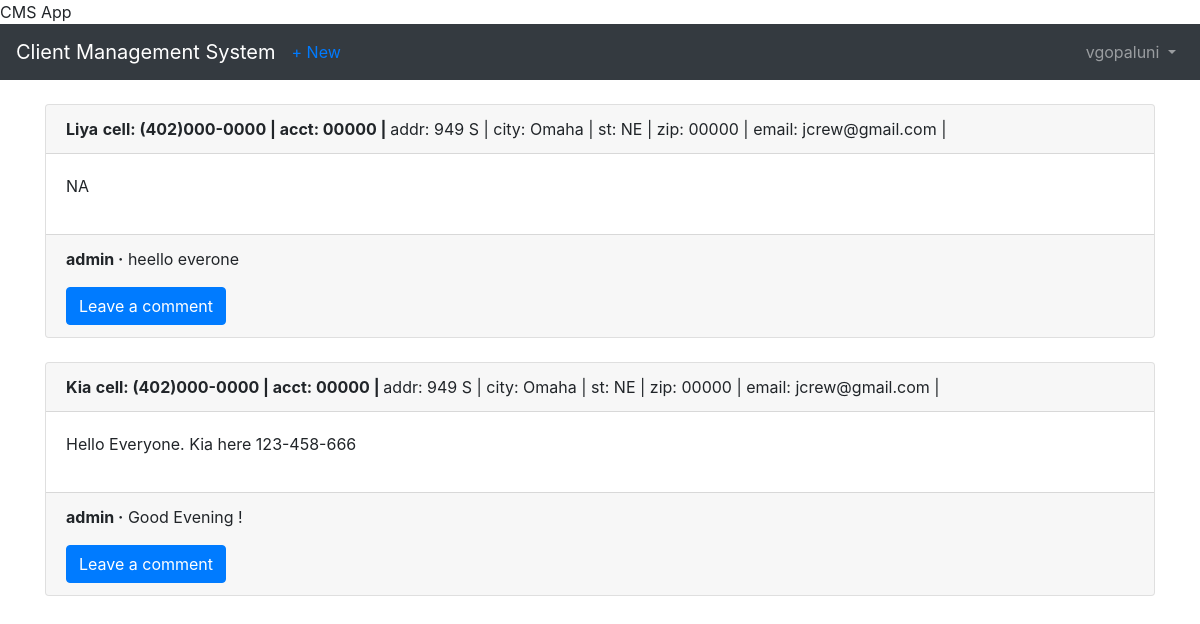
The page /clients/ (signed in) on the database its author committed.
### users/models.py (models this page shows)
class CustomUser(AbstractUser):
    department = models.CharField(max_length=50,default='',null=True, blank=True)
    employee_cell_phone = models.CharField(max_length=50,default='',null=True,blank=True)

### clients/models.py (models this page shows, shortened)
class Client(models.Model):
    name = models.CharField(max_length=50,blank=False, null=False, default=' ')
    address = models.CharField(max_length=50, blank=True, null=True,default=' ')
    city = models.CharField(max_length=50, default=' ')
    state = models.CharField(max_length=50, default='NE')
    zipcode = models.CharField(max_length=10, default='00000')
    email = models.EmailField(max_length=100, default=' ')
    cell_phone = models.CharField(max_length=50,default='(402)000-0000')
    acct_number = models.CharField(max_length=50,blank=True, null=True, default='00000')
    notes = models.TextField()
    date = models.DateTimeField(auto_now_add=True)
    author = models.ForeignKey(
        get_user_model(),
        on_delete=models.CASCADE,
    )

class Comment(models.Model):
    client = models.ForeignKey(
        Client,
        on_delete=models.CASCADE,
        related_name='comments',
    )
    comment = models.CharField(max_length=140)
    author = models.ForeignKey(
        get_user_model(),
        on_delete=models.CASCADE,
    )
    def __str__(self):
        return self.comment

### clients/views.py (the view)
# urls.py: path('', ClientListView.as_view(), name='client_list'),
class ClientListView(LoginRequiredMixin,ListView):
    model = Client
    template_name = 'client_list.html'

### templates/client_list.html (shortened to what this page needs)
{% extends 'base.html' %}
{% block content %}
  {% for client in object_list %}
    <div class="card">
      <div class="card-header">
        <span class="font-weight-bold">{{ client.name }}</span>
        <span class="font-weight-bold">cell: {{ client.cell_phone }} | </span>
        <span class="font-weight-bold">acct: {{ client.acct_number }} | </span>
        <span class="font-muted">addr: {{ client.address }} | </span>
        <span class="font-muted-">city: {{ client.city }} | </span>
        <span class="font-muted">st: {{ client.state }} | </span>
        <span class="font-muted">zip: {{ client.zipcode }} | </span>
        <span class="font-muted">email: {{ client.email }} | </span>
      </div>
      <div class="card-body">
        <p>{{client.notes}}</p>
      </div>
      <div class="card-footer">
        {% for comment in client.comments.all %}
          <p>
            <span class="font-weight-bold">{{ comment.author }} &middot;</span>
            {{ comment }}
          </p>
        {% endfor %}
        <a href="{%url 'comments' client.pk%}">
          <button type="Enter" class="btn btn-primary">Leave a comment</button>
        </a>
      </div>
    </div>
    <br />
  {% endfor %}
{% endblock content %}

### templates/base.html (shortened to what this page needs)
<!doctype html>
<html lang="en">
  <head>
    <link rel="stylesheet" href="https://stackpath.bootstrapcdn.com/bootstrap/4.1.3/css/bootstrap.min.css">
    <name>{% block name %}CMS App{% endblock name %}</name>
  </head>
  <body>
    <nav class="navbar navbar-expand-md navbar-dark bg-dark mb-4">
      <a class="navbar-brand" href="{% url 'home' %}">Client Management System</a>
      {% if user.is_authenticated %}
        <ul class="navbar-nav mr-auto">
          <li class="nav-item"><a href="{% url 'client_new' %}">+ New</a></li>
        </ul>
      {% endif %}
      <div class="collapse navbar-collapse" id="navbarCollapse">
        {% if user.is_authenticated %}
          <ul class="navbar-nav ml-auto">
            <li class="nav-item">
              <a class="nav-link dropdown-toggle" href="#" id="userMenu"\
              data-toggle="dropdown" aria-haspopup="true" aria-expanded\
              ="false">
                {{ user.username }}
              </a>
            </li>
          </ul>
        {% endif %}
      </div>
    </nav>
    <div class="container">
      {% block content %}
      {% endblock content %}
    </div>
  </body>

### rows shown on the page
CustomUser: username "vgopaluni"
Client: name "Liya", cell_phone "(402)000-0000", acct_number "00000", address "949 S", city "Omaha", state "NE", zipcode "00000", email "jcrew@gmail.com", notes "NA"
Comment: author "admin", comment "heello everone"
Client: name "Kia", cell_phone "(402)000-0000", acct_number "00000", address "949 S", city "Omaha", state "NE", zipcode "00000", email "jcrew@gmail.com", notes "Hello Everyone. Kia here 123-458-666"
Comment: author "admin", comment "Good Evening !"
